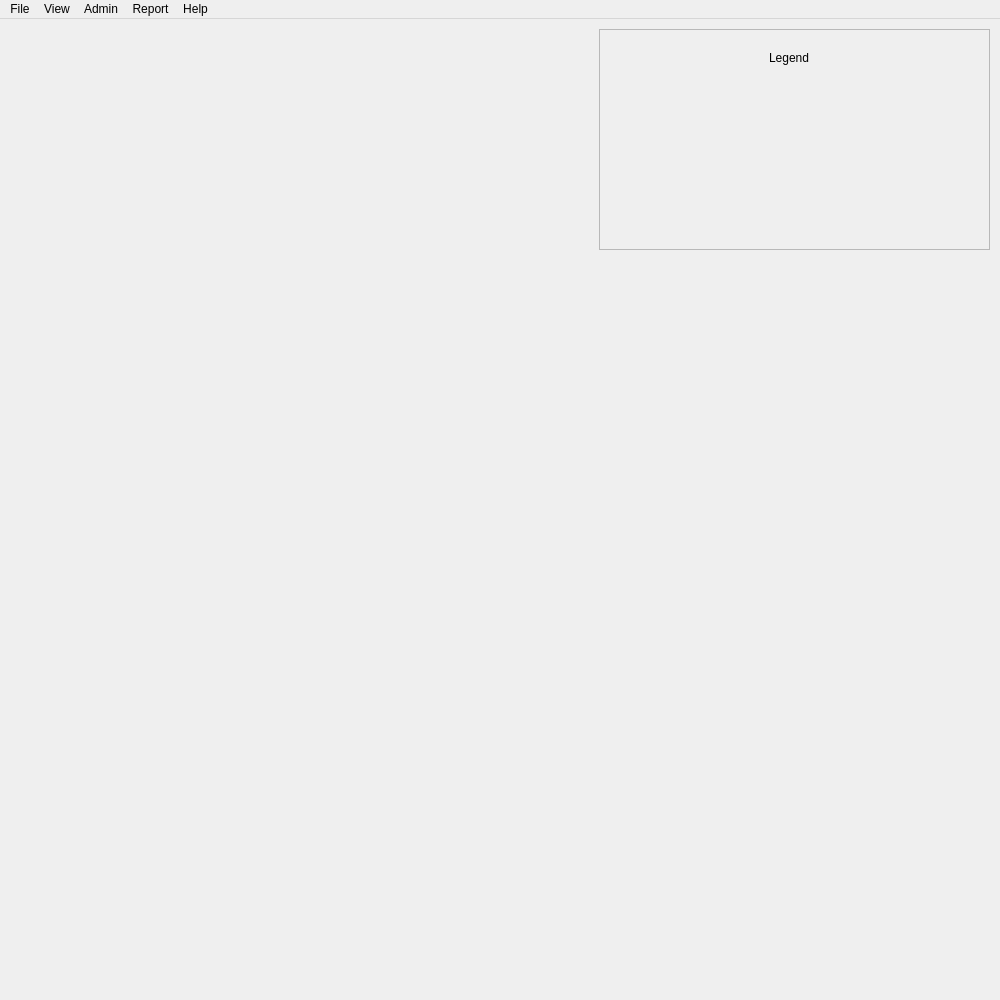
<?xml version="1.0" encoding="UTF-8"?>
<ui version="4.0">
 <class>MapWindow</class>
 <widget class="QMainWindow" name="MapWindow">
  <property name="geometry">
   <rect>
    <x>0</x>
    <y>0</y>
    <width>1000</width>
    <height>1000</height>
   </rect>
  </property>
  <property name="windowTitle">
   <string>MapWindow</string>
  </property>
  <widget class="QWidget" name="centralWidget">
   <widget class="QFrame" name="frame">
    <property name="geometry">
     <rect>
      <x>599</x>
      <y>10</y>
      <width>391</width>
      <height>221</height>
     </rect>
    </property>
    <property name="frameShape">
     <enum>QFrame::StyledPanel</enum>
    </property>
    <property name="frameShadow">
     <enum>QFrame::Raised</enum>
    </property>
    <widget class="QLabel" name="label">
     <property name="geometry">
      <rect>
       <x>170</x>
       <y>20</y>
       <width>51</width>
       <height>17</height>
      </rect>
     </property>
     <property name="text">
      <string>Legend</string>
     </property>
    </widget>
   </widget>
  </widget>
  <widget class="QMenuBar" name="menuBar">
   <property name="geometry">
    <rect>
     <x>0</x>
     <y>0</y>
     <width>1000</width>
     <height>23</height>
    </rect>
   </property>
   <widget class="QMenu" name="menuFile">
    <property name="title">
     <string>File</string>
    </property>
    <widget class="QMenu" name="menuSearch">
     <property name="title">
      <string>Search</string>
     </property>
     <widget class="QMenu" name="menuAvailable_Beds">
      <property name="title">
       <string>Available Beds</string>
      </property>
      <addaction name="actionAcute_Care"/>
      <addaction name="separator"/>
      <addaction name="actionComplex_Continuing_Care"/>
      <addaction name="separator"/>
      <addaction name="actionLong_Term_Care"/>
     </widget>
     <addaction name="menuAvailable_Beds"/>
    </widget>
    <addaction name="menuSearch"/>
    <addaction name="separator"/>
    <addaction name="actionLogout"/>
   </widget>
   <widget class="QMenu" name="menuView">
    <property name="title">
     <string>View</string>
    </property>
    <widget class="QMenu" name="menuFacility">
     <property name="title">
      <string>Facility</string>
     </property>
     <addaction name="actionHospital"/>
     <addaction name="separator"/>
     <addaction name="actionNursing_Home"/>
     <addaction name="separator"/>
     <addaction name="actionView_All"/>
    </widget>
    <addaction name="menuFacility"/>
   </widget>
   <widget class="QMenu" name="menuHelp">
    <property name="title">
     <string>Help</string>
    </property>
    <addaction name="actionAbout"/>
    <addaction name="actionFacilityView"/>
   </widget>
   <widget class="QMenu" name="menuAdmin">
    <property name="title">
     <string>Admin</string>
    </property>
    <addaction name="actionAdd_newUser"/>
    <addaction name="separator"/>
    <addaction name="actionRemove_User"/>
   </widget>
   <widget class="QMenu" name="menuReport">
    <property name="title">
     <string>Report</string>
    </property>
    <addaction name="actionGenerate"/>
   </widget>
   <addaction name="menuFile"/>
   <addaction name="menuView"/>
   <addaction name="menuAdmin"/>
   <addaction name="menuReport"/>
   <addaction name="menuHelp"/>
  </widget>
  <action name="actionAbout">
   <property name="text">
    <string>About</string>
   </property>
  </action>
  <action name="actionHospital">
   <property name="text">
    <string>Hospital</string>
   </property>
  </action>
  <action name="actionNursing_Home">
   <property name="text">
    <string>Nursing Home</string>
   </property>
  </action>
  <action name="actionFull_Screen">
   <property name="text">
    <string>Full Screen</string>
   </property>
  </action>
  <action name="actionZoom_In">
   <property name="text">
    <string>Zoom In</string>
   </property>
  </action>
  <action name="actionZoom_Out">
   <property name="text">
    <string>Zoom Out</string>
   </property>
  </action>
  <action name="actionOn">
   <property name="text">
    <string>On</string>
   </property>
  </action>
  <action name="actionOff">
   <property name="text">
    <string>Off</string>
   </property>
  </action>
  <action name="actionLogout">
   <property name="text">
    <string>Logout</string>
   </property>
  </action>
  <action name="actionAcute_Care">
   <property name="text">
    <string>Acute Care</string>
   </property>
  </action>
  <action name="actionComplex_Continuing_Care">
   <property name="text">
    <string>Complex Continuing Care</string>
   </property>
  </action>
  <action name="actionLong_Term_Care">
   <property name="text">
    <string>Long Term Care</string>
   </property>
  </action>
  <action name="actionAdd_newUser">
   <property name="text">
    <string>Create User</string>
   </property>
  </action>
  <action name="actionDelete_User">
   <property name="text">
    <string>Delete User</string>
   </property>
  </action>
  <action name="actionCreate_Facility">
   <property name="text">
    <string>Create Facility</string>
   </property>
  </action>
  <action name="actionDelete_Facility">
   <property name="text">
    <string>Delete Facility</string>
   </property>
  </action>
  <action name="actionFacilityView">
   <property name="text">
    <string>FacilityView</string>
   </property>
  </action>
  <action name="actionGenerate">
   <property name="text">
    <string>Generate</string>
   </property>
  </action>
  <action name="actionView_All">
   <property name="text">
    <string>View All</string>
   </property>
  </action>
  <action name="actionRemove_User">
   <property name="text">
    <string>Remove User</string>
   </property>
  </action>
 </widget>
 <layoutdefault spacing="6" margin="11"/>
 <resources/>
 <connections/>
</ui>
